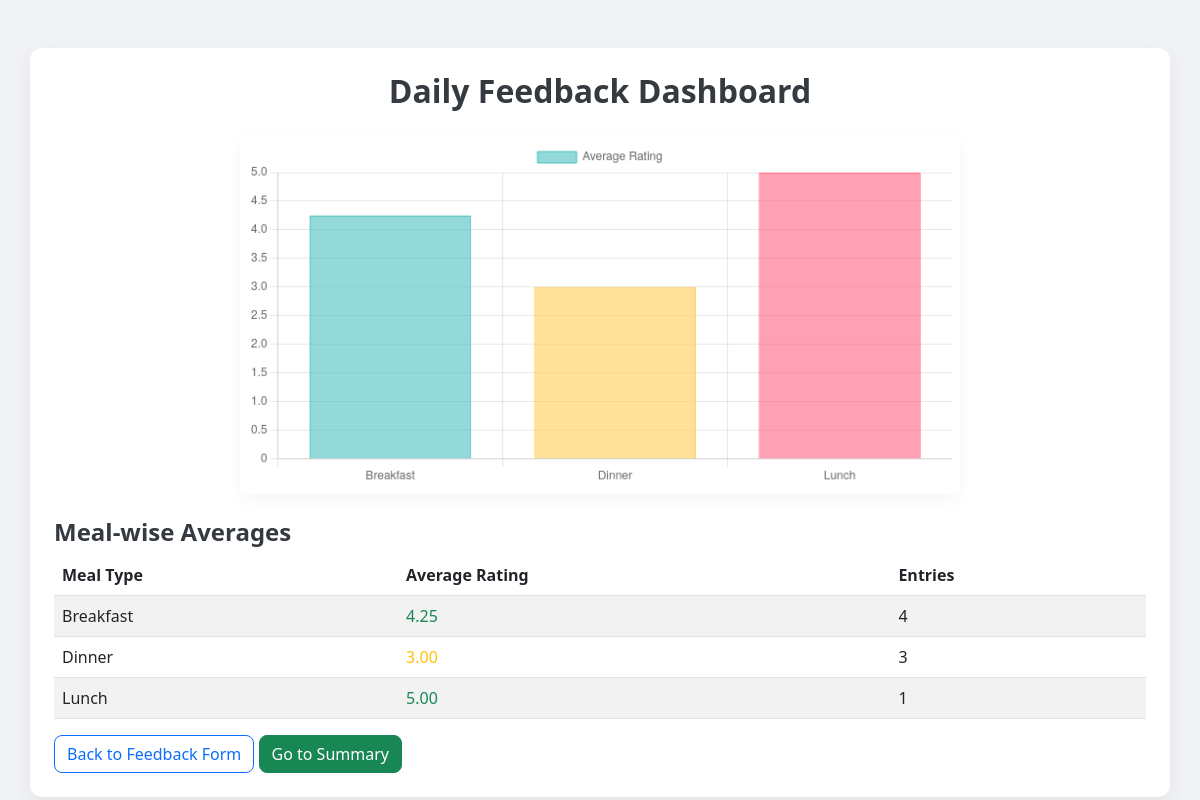
/dashboard, run on the app's committed database.
### tables this page shows
CREATE TABLE feedback (
        id INTEGER PRIMARY KEY AUTOINCREMENT,
        student_name TEXT NOT NULL,
        room_number TEXT,
        meal_type TEXT NOT NULL,
        rating INTEGER NOT NULL,
        comment TEXT,
        date_submitted DATE DEFAULT (DATE('now'))
    );

### app.py (the view)
@app.route('/dashboard')
def dashboard():
    conn = get_db_conn()
    cursor = conn.cursor()
    cursor.execute("SELECT meal_type, ROUND(AVG(rating),2) as avg_rating, COUNT(*) as count FROM feedback GROUP BY meal_type")
    data = cursor.fetchall()
    conn.close()
    return render_template('dashboard.html', data=data)

### app.py (called while the page is built)
def get_db_conn():
    conn = sqlite3.connect(DB_PATH)
    conn.row_factory = sqlite3.Row
    return conn

### templates/dashboard.html (shortened to what this page needs)
<!doctype html>
<html lang="en">
<head>
  <link href="https://cdn.jsdelivr.net/npm/bootstrap@5.3.0/dist/css/bootstrap.min.css" rel="stylesheet">
  <link rel="stylesheet" href="{{ url_for('static', filename='css/style.css') }}">
</head>
<body>
<div class="container mt-5">
  <h2 class="text-center mb-4">Daily Feedback Dashboard</h2>
  <div class="row mb-4">
    <div class="col-md-8 offset-md-2">
      <canvas id="ratingChart"></canvas>
    </div>
  </div>
  <h4 class="mt-4">Meal-wise Averages</h4>
  <table class="table table-striped mt-2">
    <thead>
      <tr>
        <th>Meal Type</th>
        <th>Average Rating</th>
        <th>Entries</th>
      </tr>
    </thead>
    <tbody>
      {% for row in data %}
      <tr>
        <td>{{ row['meal_type'] }}</td>
        <td>
          <span class="{% if row['avg_rating']|float >= 4 %}text-success{% elif row['avg_rating']|float >= 3 %}text-warning{% else %}text-danger{% endif %}">
            {{ '%.2f'|format(row['avg_rating']) }}
          </span>
        </td>
        <td>{{ row['count'] }}</td>
      </tr>
      {% endfor %}
    </tbody>
  </table>
  <div class="mt-3">
    <a href="{{ url_for('index') }}" class="btn btn-outline-primary">Back to Feedback Form</a>
    <a href="{{ url_for('summary') }}" class="btn btn-success">Go to Summary</a>
  </div>
</div>
<script>
  const labels = {{ data | map(attribute='meal_type') | list | safe }};
  const averages = {{ data | map(attribute='avg_rating') | list | safe }};
  const ctx = document.getElementById('ratingChart').getContext('2d');
  const chart = new Chart(ctx, {
    type: 'bar',
    data: {
      labels: labels,
      datasets: [{
        label: 'Average Rating',
        data: averages,
        backgroundColor: ['rgba(75,192,192,0.6)','rgba(255,206,86,0.6)','rgba(255,99,132,0.6)'],
        borderColor: ['rgba(75,192,192,1)','rgba(255,206,86,1)','rgba(255,99,132,1)'],
        borderWidth: 1
      }]
    },
    options: { scales: { y: { beginAtZero: true, max: 5 } }, animation: {duration: 1000} }
  });
</script>
</body>
</html>

### static/css/style.css (style rules this page uses)
body { background-color: #f0f2f5; font-family: 'Segoe UI', Tahoma, Geneva, Verdana, sans-serif; color: #343a40; }
.container { background-color: #ffffff; padding: 24px; border-radius: 12px; box-shadow: 0 8px 20px rgba(0, 0, 0, 0.06); margin-top: 24px; }
h2, h4, h5 { font-weight: 600; }
canvas { background: #fff; border-radius: 8px; padding: 8px; box-shadow: 0 6px 18px rgba(0, 0, 0, 0.04); }
.table-striped tbody tr:nth-of-type(odd) { background-color: rgba(0, 123, 255, 0.03); }
.btn { border-radius: 8px; }

### data on the page
feedback: meal_type "Dinner", avg_rating "3.00", count "3"
feedback: meal_type "Lunch", avg_rating "5.00", count "1"

### other printed values
{{ row['meal_type'] }} "Breakfast"
{{ '%.2f'|format(row['avg_rating']) }} "4.25"
{{ row['count'] }} "4"
chart data {{ data | map(attribute='meal_type') | list | safe }} ['Breakfast', 'Dinner', 'Lunch']
chart data {{ data | map(attribute='avg_rating') | list | safe }} [4.25, 3.0, 5.0]
